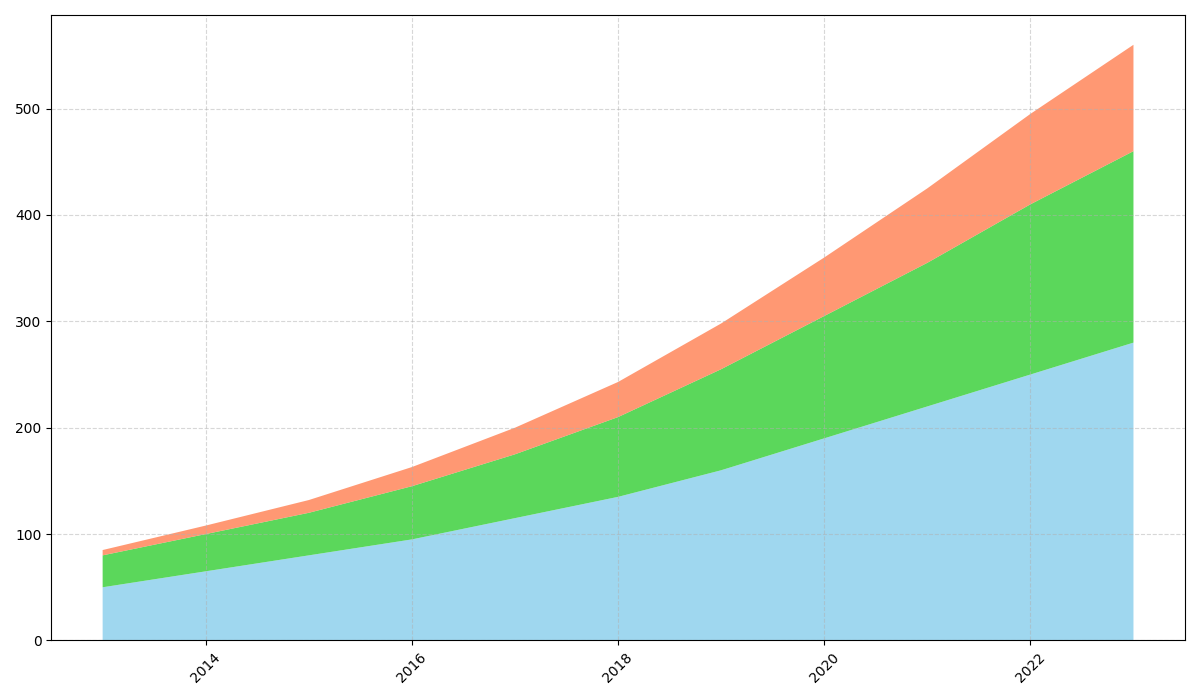

Recreate this plot in Python.
import matplotlib.pyplot as plt
import numpy as np

# Define the years for the x-axis
years = np.arange(2013, 2024)

# Artificial data for digital media consumption (in millions) per year for each category
video_streaming = [50, 65, 80, 95, 115, 135, 160, 190, 220, 250, 280]
music_streaming = [30, 35, 40, 50, 60, 75, 95, 115, 135, 160, 180]
podcasts = [5, 8, 12, 18, 25, 33, 43, 55, 70, 85, 100]

# Combine datasets for the stackplot without E-books
media_types = np.array([video_streaming, music_streaming, podcasts])

# Create the area chart
fig, ax = plt.subplots(figsize=(12, 7))

# Plot stackplot without E-books
ax.stackplot(years, media_types, colors=['skyblue', 'limegreen', 'coral'], alpha=0.8)

# Add grid for better readability
ax.grid(True, linestyle='--', alpha=0.5)

# Rotate x-axis labels to prevent overlap
plt.xticks(rotation=45)

# Automatically adjust layout to prevent clipping
plt.tight_layout()

# Display the plot
plt.show()
